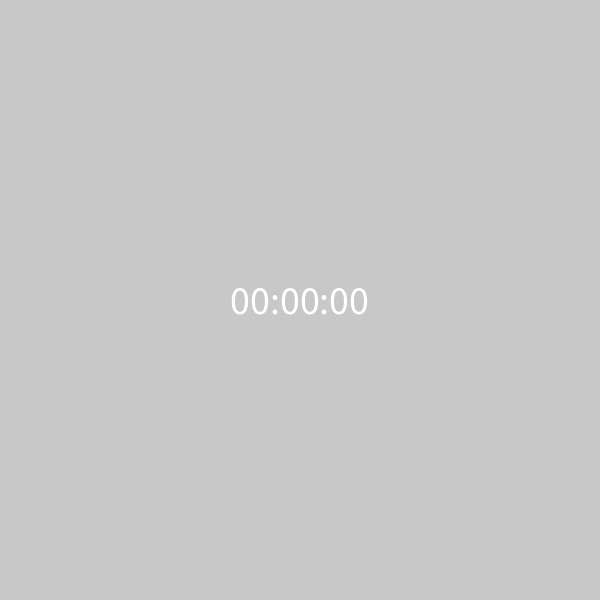
Frame 1 (no input)
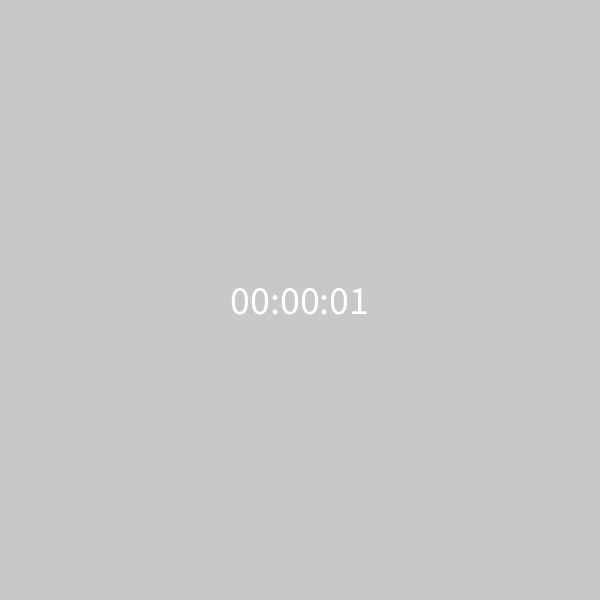
Frame 60 (the mouse pressed at the canvas centre just before this capture)
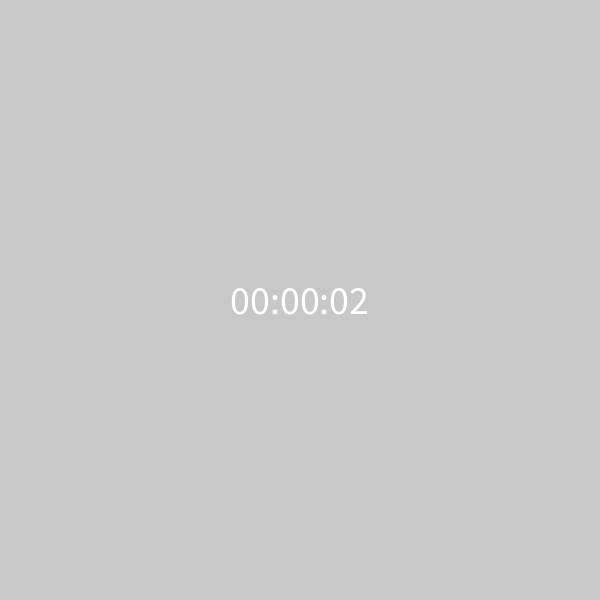
Frame 120 (the mouse held since frame 60 and released just before this capture)

The Processing sketch that drew these frames (run headless with seeded random() and noise(); from frame 60 on, the mouse is pressed at the canvas centre):

// Processing sketch: sketch_timer
// ── sketch_timer.pde
int hours;
int minutes;
int seconds;
int clock;

void setup() {
  size(600, 600);

  minutes = 0;
  hours = 0;
}

String formatNumber(int num) {
  return nf(num, 2);
}

void draw() {
  background(200, 200, 200);

  clock = (frameCount % 60);

  if (clock == 0) {
    seconds++;
  }

  if (seconds == 60) {
    minutes++;
    seconds = 0;
  }

  if (minutes == 60) {
    hours++;
    minutes = 0;
  }


  textSize(40);
  textAlign(CENTER, CENTER);
  text((formatNumber(hours))+":"+(formatNumber(minutes))+":"+(formatNumber(seconds)), 300, 300);
}
